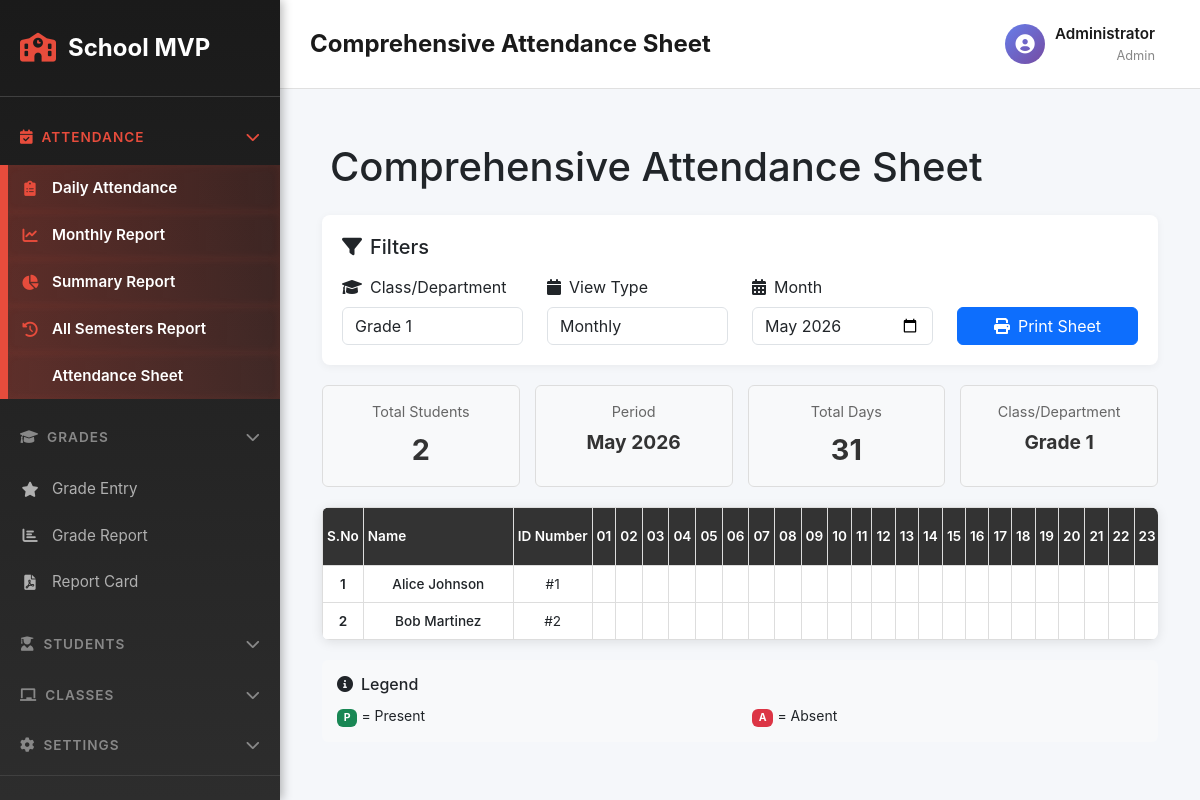
The app's page /attendance_sheet.php?class_id=1 (signed in) with its own data.
### tables this page shows
CREATE TABLE IF NOT EXISTS classes (
  id INT AUTO_INCREMENT PRIMARY KEY,
  name VARCHAR(128) NOT NULL,
  teacher_id INT DEFAULT NULL,
  created_at TIMESTAMP DEFAULT CURRENT_TIMESTAMP,
  FOREIGN KEY (teacher_id) REFERENCES teachers(id) ON DELETE SET NULL
);

CREATE TABLE IF NOT EXISTS students (
  id INT AUTO_INCREMENT PRIMARY KEY,
  name VARCHAR(128) NOT NULL,
  age INT DEFAULT NULL,
  contact VARCHAR(128) DEFAULT NULL,
  class_id INT DEFAULT NULL,
  photo VARCHAR(255) DEFAULT NULL,
  created_at TIMESTAMP DEFAULT CURRENT_TIMESTAMP,
  FOREIGN KEY (class_id) REFERENCES classes(id) ON DELETE SET NULL
);

### attendance_sheet.php (the view, shortened to what this page needs)
<?php
$pdo = getDb();
$selectedClass = intval($_GET['class_id'] ?? 0);
$selectedMonth = $_GET['month'] ?? date('Y-m');
$viewType = $_GET['view_type'] ?? 'monthly';
$classes = $pdo->query('SELECT id, name FROM classes ORDER BY name')->fetchAll();
$semesters = [
    'Semester 1' => ['start' => '2026-01-01', 'end' => '2026-04-30'],
    'Semester 2' => ['start' => '2026-05-01', 'end' => '2026-08-31'],
    'Semester 3' => ['start' => '2026-09-01', 'end' => '2026-12-31']
];
$students = [];
$attendanceData = [];
$classInfo = null;
$daysInMonth = [];
$periodDisplay = '';
$startDate = '';
$endDate = '';
if ($selectedClass) {
    $stmt = $pdo->prepare('SELECT id, name FROM classes WHERE id = ?');
    $stmt->execute([$selectedClass]);
    $classInfo = $stmt->fetch();
    $stmt = $pdo->prepare('SELECT id, name FROM students WHERE class_id = ? ORDER BY name');
    $stmt->execute([$selectedClass]);
    $students = $stmt->fetchAll();
    if ($viewType === 'semester') {
        $semesterKey = array_keys($semesters)[$_GET['semester_index'] ?? 0] ?? 'Semester 1';
        $semesterDates = $semesters[$semesterKey];
        $startDate = $semesterDates['start'];
        $endDate = $semesterDates['end'];
        $periodDisplay = $semesterKey . ' (' . date('M d', strtotime($startDate)) . ' - ' . date('M d, Y', strtotime($endDate)) . ')';
    } else {
        $monthDate = DateTime::createFromFormat('Y-m', $selectedMonth);
        $startDate = $monthDate->format('Y-m-01');
        $endDate = $monthDate->format('Y-m-t');
        $periodDisplay = $monthDate->format('F Y');
    }
    $current = new DateTime($startDate);
    $end = new DateTime($endDate);
    while ($current <= $end) {
        $daysInMonth[] = $current->format('Y-m-d');
        $current->modify('+1 day');
    }
}
?>
<?php include __DIR__ . '/inc/sidebar-header.php'; ?>
<div class="container-fluid mt-4 mb-5">
    <h1 class="mb-4">
        <i class="fas fa-sheet-icon me-2"></i>Comprehensive Attendance Sheet
    </h1>
    <div class="filter-section" style="background: white; padding: 20px; border-radius: 8px; margin-bottom: 20px; box-shadow: 0 2px 8px rgba(0,0,0,0.05);">
        <h5 class="mb-3"><i class="fas fa-filter me-2"></i>Filters</h5>
        <div class="row">
            <div class="col-md-3">
                <label class="form-label"><i class="fas fa-graduation-cap me-2"></i>Class/Department</label>
                <select id="classSelect" class="form-control">
                    <?php foreach ($classes as $cls): ?>
                        <option value="<?= $cls['id'] ?>" <?= $cls['id'] == $selectedClass ? 'selected' : '' ?>>
                            <?= htmlspecialchars($cls['name']) ?>
                        </option>
                    <?php endforeach; ?>
                </select>
            </div>
            <div class="col-md-3">
                <label class="form-label"><i class="fas fa-calendar me-2"></i>View Type</label>
                <select id="viewTypeSelect" class="form-control">
                    <option value="monthly" <?= $viewType === 'monthly' ? 'selected' : '' ?>>Monthly</option>
                </select>
            </div>
            <?php if ($viewType === 'monthly'): ?>
                <div class="col-md-3">
                    <label class="form-label"><i class="fas fa-calendar-alt me-2"></i>Month</label>
                    <input type="month" id="monthInput" class="form-control" value="<?= $selectedMonth ?>">
                </div>
            <?php endif; ?>
            <div class="col-md-3">
                <label class="form-label">&nbsp;</label>
                <button class="btn btn-primary w-100 print-btn" onclick="window.print()">
                    <i class="fas fa-print me-2"></i>Print Sheet
                </button>
            </div>
        </div>
    </div>
    <?php if ($selectedClass && !empty($students)): ?>
        <div class="summary-stats">
            <div class="stat-card">
                <div class="stat-label">Total Students</div>
                <div class="stat-value"><?= count($students) ?></div>
            </div>
            <div class="stat-card">
                <div class="stat-label">Period</div>
                <div class="stat-value" style="font-size: 1.2rem;"><?= $periodDisplay ?></div>
            </div>
            <div class="stat-card">
                <div class="stat-label">Total Days</div>
                <div class="stat-value"><?= count($daysInMonth) ?></div>
            </div>
            <div class="stat-card">
                <div class="stat-label">Class/Department</div>
                <div class="stat-value" style="font-size: 1.2rem;"><?= htmlspecialchars($classInfo['name']) ?></div>
            </div>
        </div>
        <div style="overflow-x: auto; background: white; border-radius: 8px; box-shadow: 0 2px 12px rgba(0,0,0,0.1);">
            <table class="attendance-table">
                <thead>
                    <tr>
                        <th width="3%" style="position: sticky; left: 0; z-index: 20;">S.No</th>
                        <th width="12%" style="position: sticky; left: 4%; z-index: 20; text-align: left;">Name</th>
                        <th width="8%">ID Number</th>
                        <?php foreach ($daysInMonth as $date): ?>
                            <th width="2%" title="<?= date('l, F d, Y', strtotime($date)) ?>">
                                <?= date('d', strtotime($date)) ?>
                            </th>
                        <?php endforeach; ?>
                    </tr>
                </thead>
                <tbody>
                    <?php $serialNo = 1; ?>
                    <?php foreach ($students as $student): ?>
                        <?php
                        $studentRecord = $attendanceData[$student['id']] ?? [];
                        ?>
                        <tr>
                            <td style="position: sticky; left: 0; background: white; z-index: 10; font-weight: 600;">
                                <?= $serialNo++ ?>
                            </td>
                            <td style="position: sticky; left: 4%; background: white; z-index: 10;" class="student-name-col">
                                <?= htmlspecialchars($student['name']) ?>
                            </td>
                            <td>#<?= $student['id'] ?></td>
                            <?php foreach ($daysInMonth as $date): ?>
                                <?php $status = $studentRecord[$date] ?? null; ?>
                                <td class="<?= $status === 'present' ? 'present-status' : ($status === 'absent' ? 'absent-status' : '') ?>">
                                </td>
                            <?php endforeach; ?>
                        </tr>
                    <?php endforeach; ?>
                </tbody>
            </table>
        </div>
        <div style="margin-top: 20px; padding: 15px; background: #f8f9fa; border-radius: 6px;">
            <h6 class="mb-2"><i class="fas fa-info-circle me-2"></i>Legend</h6>
            <div class="row">
                <div class="col-md-6">
                    <small><span class="badge bg-success">P</span> = Present</small>
                </div>
                <div class="col-md-6">
                    <small><span class="badge bg-danger">A</span> = Absent</small>
                </div>
            </div>
        </div>
    <?php endif; ?>
</div>
<?php include __DIR__ . '/inc/sidebar-footer.php'; ?>

### inc/sidebar-header.php (style rules this page uses)
* { margin: 0; padding: 0; box-sizing: border-box; }
html, body { width: 100%; height: 100%; margin: 0 !important; padding: 0 !important; }
body { display: flex !important; min-height: 100vh; background-color: #f5f7fa; font-family: -apple-system, BlinkMacSystemFont, "Segoe UI", Roboto, "Helvetica Neue", Arial, sans-serif; flex-wrap: nowrap !important; }

### attendance_sheet.php (style rules this page uses)
.attendance-table { width: 100%; border-collapse: collapse; font-size: 0.85rem; }
.attendance-table thead th { background: #333; color: white; padding: 8px 4px; text-align: center; font-weight: 600; border: 1px solid #ddd; white-space: nowrap; }
.attendance-table tbody td { padding: 8px 4px; border: 1px solid #ddd; text-align: center; }
.student-name-col { text-align: left; font-weight: 500; min-width: 150px; }
.summary-stats { display: grid; grid-template-columns: repeat(auto-fit, minmax(150px, 1fr)); gap: 15px; margin-bottom: 20px; }
.stat-card { background: #f8f9fa; padding: 15px; border-radius: 6px; text-align: center; border: 1px solid #ddd; }
.stat-label { font-size: 0.9rem; color: #666; margin-bottom: 5px; }
.stat-value { font-size: 1.8rem; font-weight: 700; color: #333; }

### records on screen
classes: name "Grade 1"
students: name "Alice Johnson", id "1"
students: name "Bob Martinez", id "2"

### other values on screen
APP_NAME "School MVP"
$pageTitle "Comprehensive Attendance Sheet"
$user['name'] "Administrator"
$user['role'] "Admin"
count($students) "2"
$periodDisplay "May 2026"
count($daysInMonth) "31"
date('d', strtotime($date)) "01"
date('d', strtotime($date)) "02"
date('d', strtotime($date)) "03"
date('d', strtotime($date)) "04"
date('d', strtotime($date)) "05"
date('d', strtotime($date)) "06"
date('d', strtotime($date)) "07"
date('d', strtotime($date)) "08"
